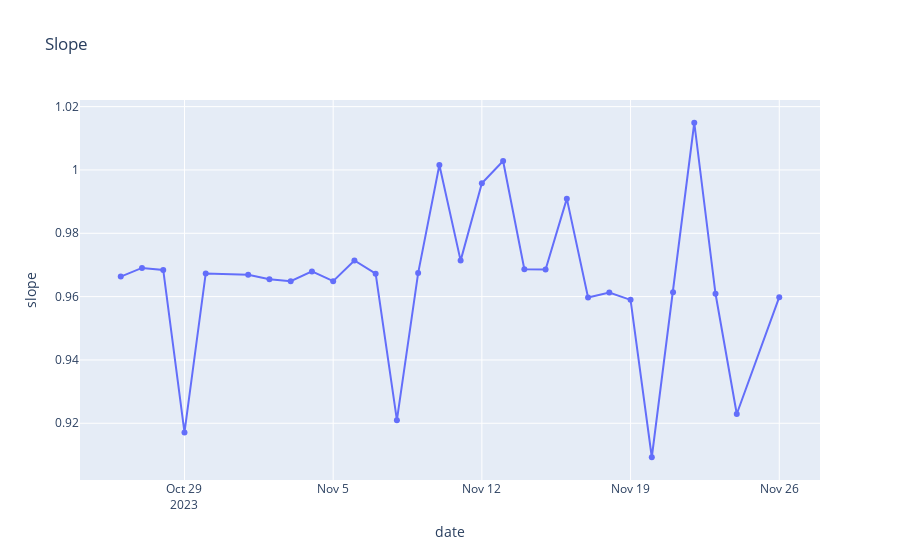
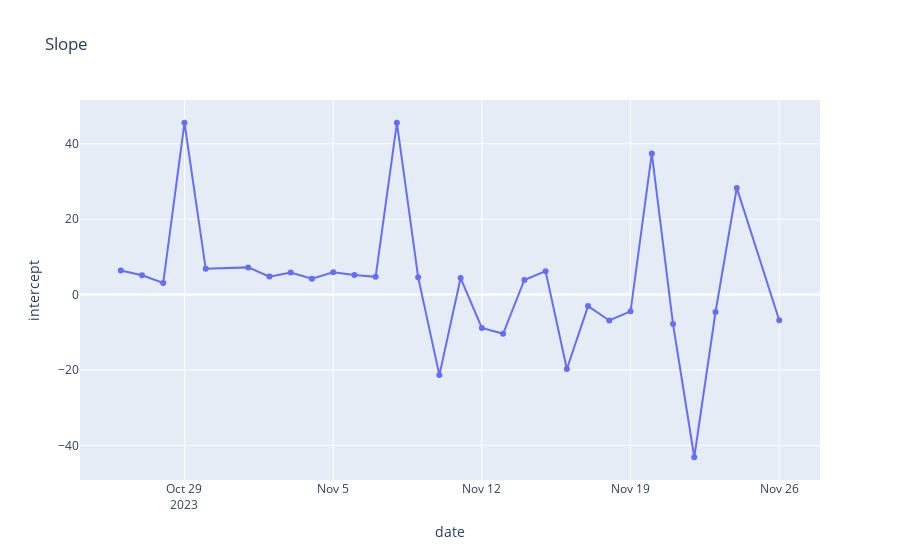

Notebook cell for these charts, in order:
### Code cell
fig = px.line(df_sys.collect(), x="date", y=f"slope", markers=True, title = "Slope")
fig.show()

fig = px.line(df_sys.collect(), x="date", y=f"intercept", markers=True, title = "Slope")
fig.show()

### Figure 1 — Plotly figure (JSON) as saved in the notebook; plotly's stock layout.template omitted (floating-point values rounded to 4 significant figures)
{"data": [{"hovertemplate": "date=%{x}<br>slope=%{y}<extra></extra>", "legendgroup": "", "line": {"color": "#636efa", "dash": "solid"}, "marker": {"symbol": "circle"}, "mode": "markers+lines", "name": "", "orientation": "v", "showlegend": false, "type": "scatter", "x": ["2023-10-26T00:00:00", "2023-10-27T00:00:00", "2023-10-28T00:00:00", "2023-10-29T00:00:00", "2023-10-30T00:00:00", "2023-11-01T00:00:00", "2023-11-02T00:00:00", "2023-11-03T00:00:00", "2023-11-04T00:00:00", "2023-11-05T00:00:00", "2023-11-06T00:00:00", "2023-11-07T00:00:00", "2023-11-08T00:00:00", "2023-11-09T00:00:00", "2023-11-10T00:00:00", "2023-11-11T00:00:00", "2023-11-12T00:00:00", "2023-11-13T00:00:00", "2023-11-14T00:00:00", "2023-11-15T00:00:00", "2023-11-16T00:00:00", "2023-11-17T00:00:00", "2023-11-18T00:00:00", "2023-11-19T00:00:00", "2023-11-20T00:00:00", "2023-11-21T00:00:00", "2023-11-22T00:00:00", "2023-11-23T00:00:00", "2023-11-24T00:00:00", "2023-11-26T00:00:00"], "xaxis": "x", "y": [0.9663, 0.9691, 0.9684, 0.9171, 0.9673, 0.9669, 0.9655, 0.9649, 0.968, 0.9649, 0.9714, 0.9672, 0.921, 0.9674, 1.002, 0.9714, 0.9958, 1.003, 0.9686, 0.9685, 0.9909, 0.9597, 0.9613, 0.959, 0.9093, 0.9614, 1.015, 0.9609, 0.9229, 0.9598], "yaxis": "y"}], "layout": {"legend": {"tracegroupgap": 0}, "title": {"text": "Slope"}, "xaxis": {"anchor": "y", "domain": [0, 1], "title": {"text": "date"}}, "yaxis": {"anchor": "x", "domain": [0, 1], "title": {"text": "slope"}}}}

### Figure 2 — Plotly figure (JSON) as saved in the notebook; plotly's stock layout.template omitted (floating-point values rounded to 4 significant figures)
{"data": [{"hovertemplate": "date=%{x}<br>intercept=%{y}<extra></extra>", "legendgroup": "", "line": {"color": "#636efa", "dash": "solid"}, "marker": {"symbol": "circle"}, "mode": "markers+lines", "name": "", "orientation": "v", "showlegend": false, "type": "scatter", "x": ["2023-10-26T00:00:00", "2023-10-27T00:00:00", "2023-10-28T00:00:00", "2023-10-29T00:00:00", "2023-10-30T00:00:00", "2023-11-01T00:00:00", "2023-11-02T00:00:00", "2023-11-03T00:00:00", "2023-11-04T00:00:00", "2023-11-05T00:00:00", "2023-11-06T00:00:00", "2023-11-07T00:00:00", "2023-11-08T00:00:00", "2023-11-09T00:00:00", "2023-11-10T00:00:00", "2023-11-11T00:00:00", "2023-11-12T00:00:00", "2023-11-13T00:00:00", "2023-11-14T00:00:00", "2023-11-15T00:00:00", "2023-11-16T00:00:00", "2023-11-17T00:00:00", "2023-11-18T00:00:00", "2023-11-19T00:00:00", "2023-11-20T00:00:00", "2023-11-21T00:00:00", "2023-11-22T00:00:00", "2023-11-23T00:00:00", "2023-11-24T00:00:00", "2023-11-26T00:00:00"], "xaxis": "x", "y": [6.405, 5.124, 3.109, 45.59, 6.852, 7.223, 4.77, 5.862, 4.223, 5.909, 5.183, 4.711, 45.56, 4.625, -21.35, 4.399, -8.842, -10.4, 3.877, 6.219, -19.72, -3.04, -6.859, -4.431, 37.46, -7.807, -43.14, -4.611, 28.31, -6.804], "yaxis": "y"}], "layout": {"legend": {"tracegroupgap": 0}, "title": {"text": "Slope"}, "xaxis": {"anchor": "y", "domain": [0, 1], "title": {"text": "date"}}, "yaxis": {"anchor": "x", "domain": [0, 1], "title": {"text": "intercept"}}}}
